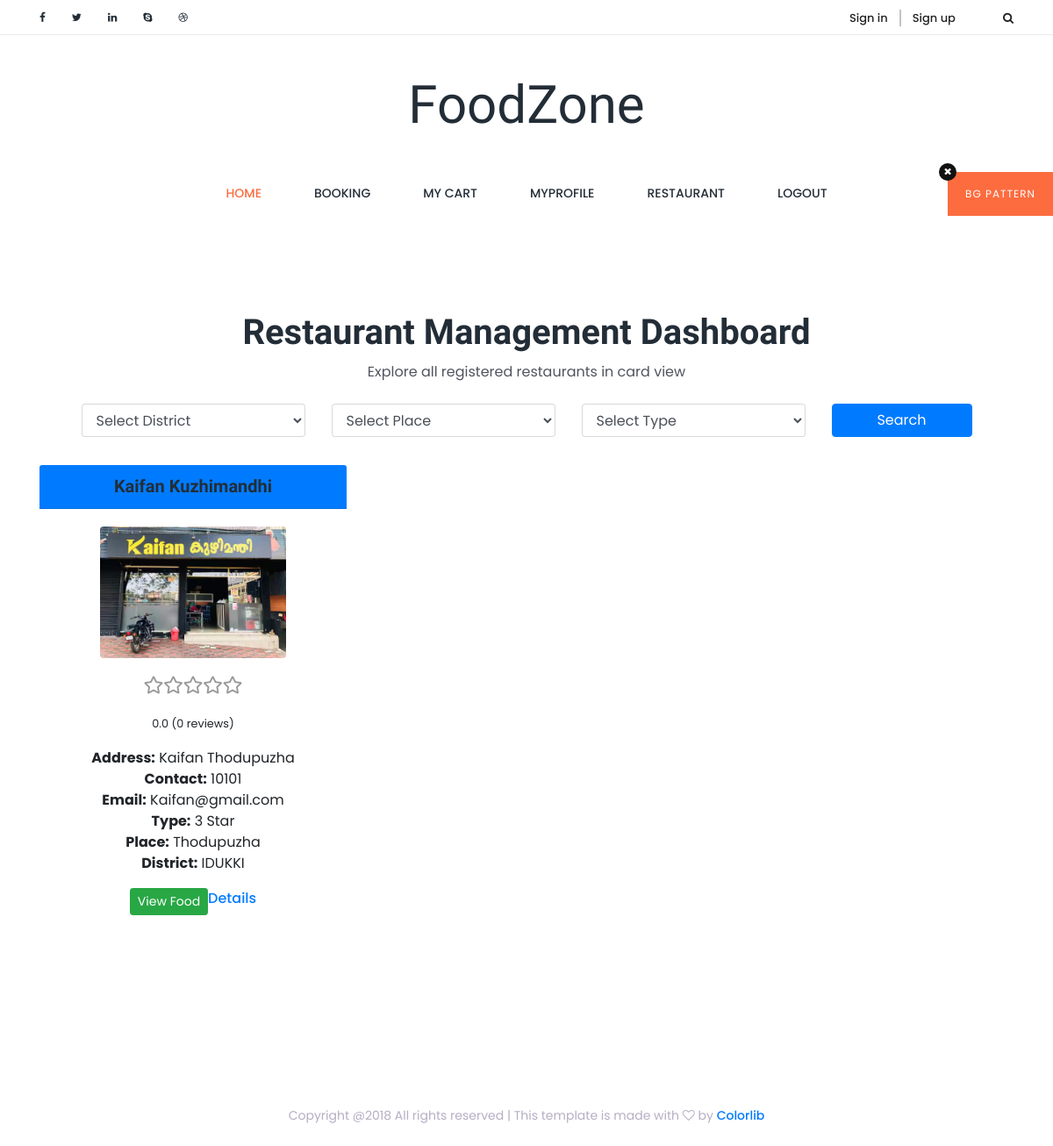
Page /Project/User/ViewRestaurant.php on the committed database.
### tables this page shows
CREATE TABLE `tbl_restaurant` (
  `restaurant_id` int(11) NOT NULL,
  `restaurant_name` varchar(100) DEFAULT NULL,
  `restaurant_address` varchar(200) DEFAULT NULL,
  `place_id` int(11) DEFAULT NULL,
  `restaurant_contact` varchar(100) DEFAULT NULL,
  `restaurant_email` varchar(100) DEFAULT NULL,
  `restaurant_password` varchar(100) DEFAULT NULL,
  `restaurant_type` varchar(100) DEFAULT NULL,
  `restaurant_photo` varchar(200) DEFAULT NULL,
  `restaurant_proof` varchar(200) DEFAULT NULL,
  `restaurant_status` int(11) DEFAULT 0
);

CREATE TABLE `tbl_place` (
  `place_id` int(11) NOT NULL,
  `district_id` int(11) DEFAULT NULL,
  `place_name` varchar(100) DEFAULT NULL
);

CREATE TABLE `tbl_district` (
  `district_id` int(11) NOT NULL,
  `district_name` varchar(100) DEFAULT NULL
);

### Project/User/ViewRestaurant.php (the view, shortened to what this page needs)
<?php
include("Head.php");
?>
<div class="container my-5">
    <div class="custom-rest-cards-header text-center mb-4">
        <h1 class="unique-cards-title">Restaurant Management Dashboard</h1>
        <p class="unique-cards-subtitle">Explore all registered restaurants in card view</p>
    </div>
    <form method="post" class="text-center mb-4">
        <div class="row justify-content-center">
            <div class="col-md-3 mb-2">
                <select name="district" id="district" class="form-control" onchange="getPlace(this.value)">
                    <option value="">Select District</option>
                </select>
            </div>
            <div class="col-md-3 mb-2">
                <select name="place" id="select_place" class="form-control">
                    <option value="">Select Place</option>
                </select>
            </div>
            <div class="col-md-3 mb-2">
                <select name="type" id="type" class="form-control">
                    <option value="">Select Type</option>
                </select>
            </div>
            <div class="col-md-2 mb-2">
                <input type="submit" name="btnSearch" class="btn btn-primary w-100" value="Search">
            </div>
        </div>
    </form>
    <div class="row unique-rest-cards-grid">
        <?php
        $selqry = "SELECT * FROM tbl_restaurant r
                   INNER JOIN tbl_place p ON r.place_id = p.place_id
                   INNER JOIN tbl_district d ON p.district_id = d.district_id
                   WHERE 1=1";
        $row = $con->query($selqry);
        if ($row->num_rows > 0) {
            while ($data = $row->fetch_assoc()) {
                $avgQry = "SELECT AVG(rating_data) as avg_rate, COUNT(rating_id) as count_rate FROM tbl_rating WHERE restaurant_id = '".$data['restaurant_id']."'";
                $avgRes = $con->query($avgQry);
                $avgData = $avgRes->fetch_assoc();
                $average_rating = $avgData['avg_rate'] ?? 0;
                $total_review = $avgData['count_rate'] ?? 0;
        ?>
        <div class="col-lg-4 col-md-6 col-sm-12 mb-4">
            <div class="card h-100 unique-rest-card shadow-sm border-0" style="cursor:pointer;"
                 onclick="window.location.href='ViewMoreR.php?rid=<?php echo $data['restaurant_id']; ?>'">
                <div class="card-header unique-card-header bg-primary text-white text-center">
                    <h5 class="card-title mb-0 unique-card-rest-name"><?php echo $data['restaurant_name']; ?></h5>
                </div>
                <div class="card-body unique-card-body text-center">
                    <img src="../Assets/Files/Rest/Photo/<?php echo $data['restaurant_photo']; ?>"
                         class="img-fluid rounded unique-card-photo mb-3"
                         style="height:150px; object-fit:cover;" />
                    <p style="color:#F96; font-size:20px;">
                        <?php
                        $full_stars = floor($average_rating);
                        $decimal_part = $average_rating - $full_stars;
                        for ($s = 1; $s <= 5; $s++) {
                            if ($s <= $full_stars) echo '<i class="fas fa-star" style="color:#FC3"></i>';
                            else if ($s == ($full_stars + 1) && $decimal_part >= 0.25) echo '<i class="fas fa-star-half-alt" style="color:#FC3"></i>';
                            else echo '<i class="far fa-star" style="color:#999"></i>';
                        }
                        ?>
                    </p>
                    <small><?php echo number_format($average_rating, 1)." (".$total_review." reviews)"; ?></small>
                    <ul class="list-unstyled mt-3">
                        <li><strong>Address:</strong> <?php echo $data['restaurant_address']; ?></li>
                        <li><strong>Contact:</strong> <?php echo $data['restaurant_contact']; ?></li>
                        <li><strong>Email:</strong> <?php echo $data['restaurant_email']; ?></li>
                        <li><strong>Type:</strong> <?php echo $data['restaurant_type']; ?></li>
                        <li><strong>Place:</strong> <?php echo $data['place_name']; ?></li>
                        <li><strong>District:</strong> <?php echo $data['district_name']; ?></li>
                    </ul>
                    <div class="d-flex justify-content-center gap-2 mt-3">
                        <a href="ViewFood.php?rid=<?php echo $data['restaurant_id']; ?>"
                           class="btn btn-success btn-sm"
                           onclick="event.stopPropagation();"
                           title="View food menu for <?php echo htmlspecialchars($data['restaurant_name'], ENT_QUOTES); ?>">
                            View Food
                        </a>
                        <a href="ViewMoreR.php?rid=<?php echo $data['restaurant_id']; ?>"
                           cla
                           ss="btn btn-outline-primary btn-sm"
                           onclick="event.stopPropagation();"
                           title="View more details for <?php echo htmlspecialchars($data['restaurant_name'], ENT_QUOTES); ?>">
                            Details
                        </a>
                    </div>
                </div>
            </div>
        </div>
        <?php
            }
        } else {
            echo "<div class='col-12 text-center'><p>No restaurants found.</p></div>";
        }
        ?>
    </div>
</div>
<?php include("Foot.php"); ?>

### Project/Assets/Templates/Main/style.css (style rules this page uses)
* { margin: 0; padding: 0; }
body { font-family: 'Poppins', sans-serif; position: relative; z-index: auto; }
h1, h2, h3, h4, h5, h6 { font-family: 'Quicksand', sans-serif; font-weight: 700; color: #232d37; line-height: 1.25; }
p { color: #51545f; font-size: 16px; }
img { max-width: 100%; }
ul, ol { margin: 0; padding: 0; }
a, a:hover, a:focus, a:active { text-decoration: none; -webkit-transition-duration: 500ms; transition-duration: 500ms; font-weight: 500; outline: none; }
li { list-style: none; }

### rows in the picture
tbl_restaurant: restaurant_name "Kaifan Kuzhimandhi", restaurant_photo (picture), average_rating "0.0", total_review "0", restaurant_address "Kaifan Thodupuzha", restaurant_contact "10101", restaurant_email "Kaifan@gmail.com", restaurant_type "3 Star", place.place_name "Thodupuzha", tbl_district.district_name "IDUKKI"
